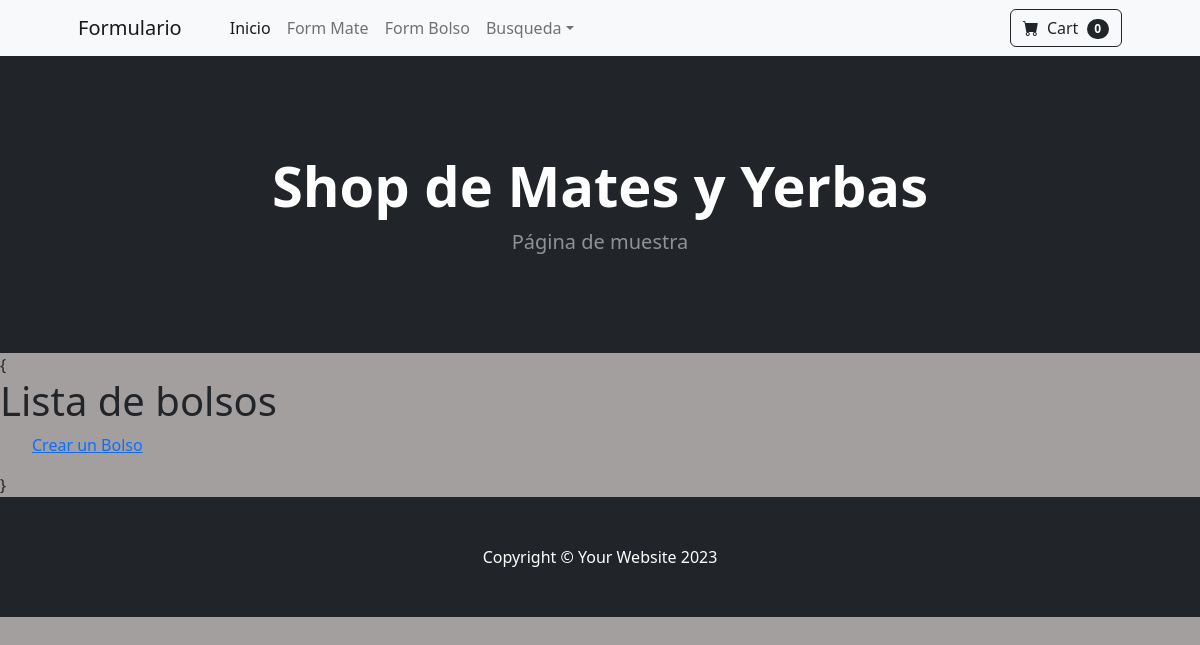
The app's page /app-productos/lista-bolsos/, older data.
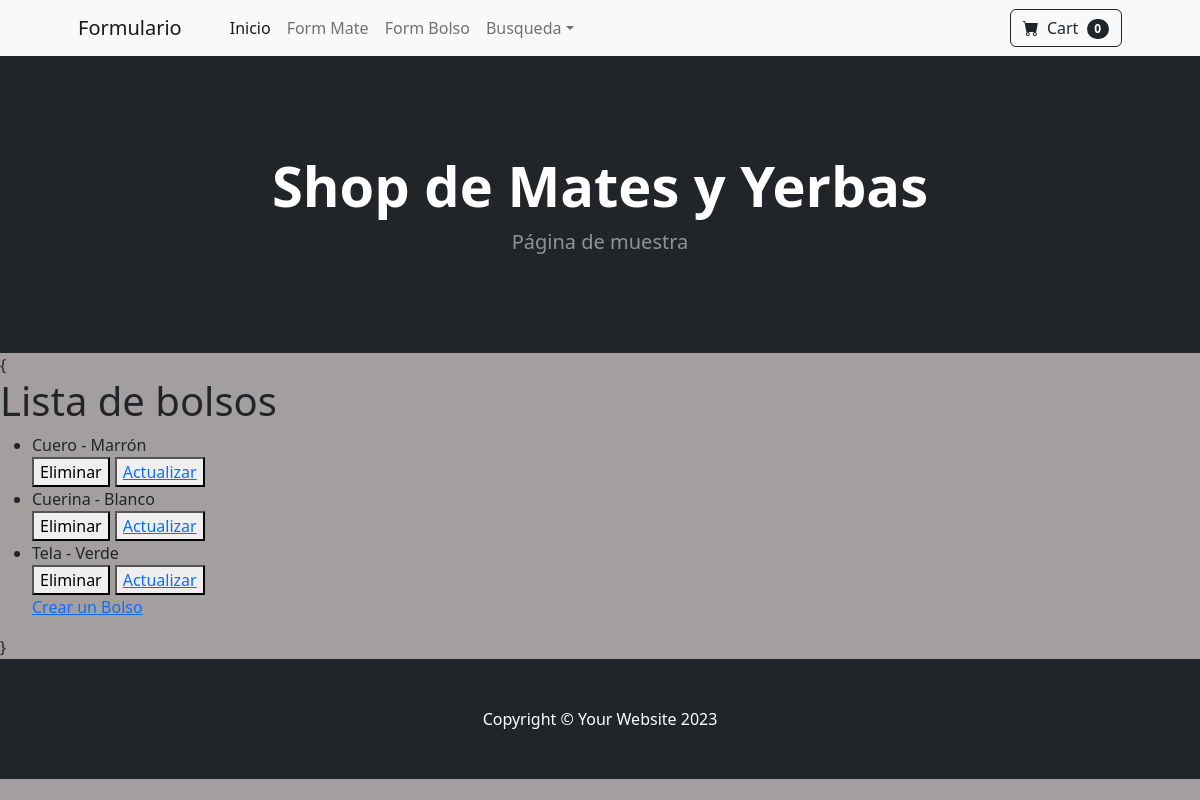
The same page, newer data.
### AppProductos/models.py (models this page shows)
class Bolso(models.Model):
    material=models.CharField(max_length=30)
    color=models.CharField(max_length=30)
    def __str__(self):
        return f'{self.material} - {self.color}'

### AppProductos/views.py (the view)
# urls.py: path('lista-bolsos/', lista_bolsos, name='ListaBolsos' ),
def lista_bolsos(req):
    mis_bolsos=Bolso.objects.all()
    return render(req, 'leer_bolsos.html', {'bolsos': mis_bolsos})

### AppProductos/templates/leer_bolsos.html
{% extends 'yerbas.html' %}
{% block contenidoQueCambia %}
<h1>Lista de bolsos</h1>
<ul>
{% for bolso in bolsos  %}
    <li>
        {{bolso}}
    </li>
    <div style="display: flex; column-gap: 5px;">
        <form action=" {% url 'EliminarBolso' bolso.id %} " method="post" > {% csrf_token %}
            <button type="submit">Eliminar</button>
        </form>
        <button>
            <a href="{% url 'EditaBolsos' bolso.id %}"> Actualizar</a>
        </button>
    </div>
{% endfor %}
<a href=" {% url 'CreaBolsos' %}"> Crear un Bolso</a>
</ul>
{% endblock contenidoQueCambia %}

Row changes from the older to the newer data that the page shows:
added Bolso: material+color "Cuero - Marrón"
added Bolso: material+color "Cuerina - Blanco"
added Bolso: material+color "Tela - Verde"
